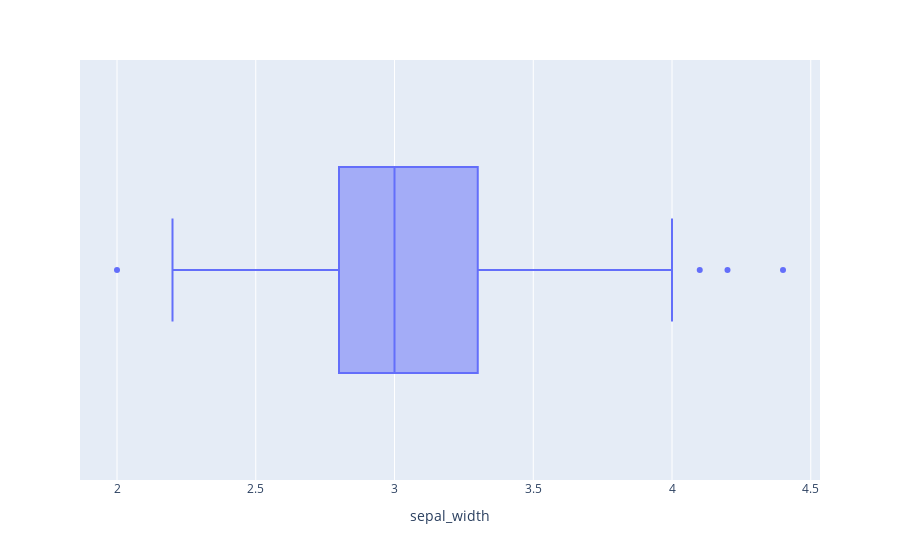

The code cell stored with this chart in its notebook:
### Code cell
fig_1=px.box(df,x='sepal_width')
fig_1.show()

### Figure 1 — Plotly figure (JSON) as saved in the notebook; plotly's stock layout.template omitted (floating-point values rounded to 4 significant figures; data arrays with more than 128 entries replaced by an {"elided": "..."} marker saying what was removed)
{"data": [{"alignmentgroup": "True", "hovertemplate": "sepal_width=%{x}<extra></extra>", "legendgroup": "", "marker": {"color": "#636efa"}, "name": "", "notched": false, "offsetgroup": "", "orientation": "h", "showlegend": false, "type": "box", "x": {"elided": "150 float values"}, "x0": " ", "xaxis": "x", "y0": " ", "yaxis": "y"}], "layout": {"boxmode": "group", "legend": {"tracegroupgap": 0}, "margin": {"t": 60}, "xaxis": {"anchor": "y", "domain": [0, 1], "title": {"text": "sepal_width"}}, "yaxis": {"anchor": "x", "domain": [0, 1]}}}
